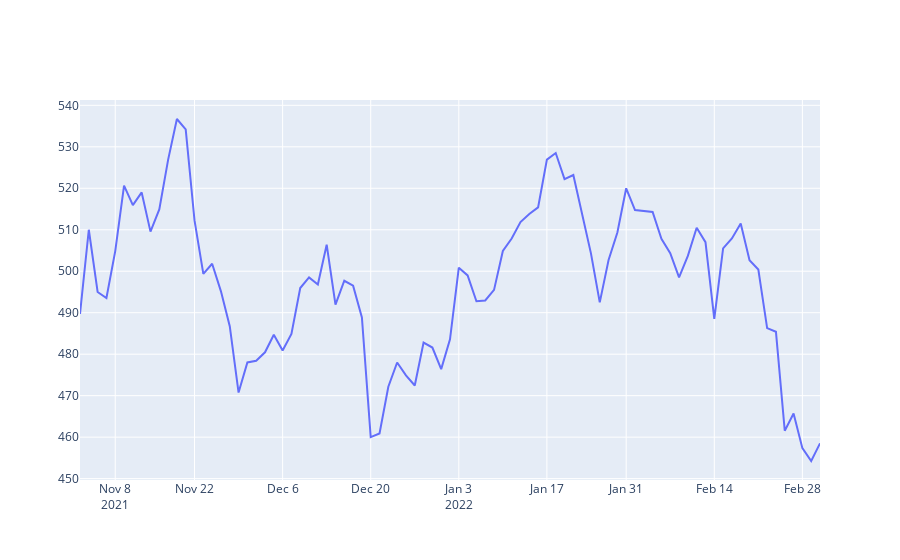

Notebook source saved alongside this figure:
### Code cell
fig = go.Figure([go.Scatter(x= day_map.index, y = day_map['High'])])
fig.update_layout(hovermode = 'x unified')
fig.update_xaxes(rangebreaks = [dict(values = dt_breaks)])
fig.show()
